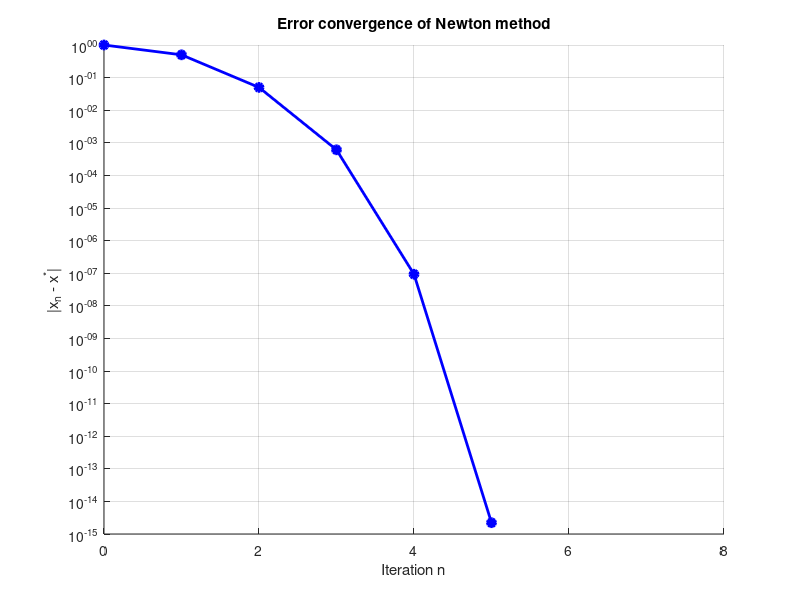

Source code (MATLAB):
%% Newton method: error convergence
% g(x) = x^2 - 4

clear; clc; close all;

%% Newton map
f = @(x) 0.5*(x + 4./x);

%% Exact solution
x_exact = 2;

%% Iteration
N = 8;
x = zeros(N+1,1);
x(1) = 1;

for n = 1:N
    x(n+1) = f(x(n));
end

%% Error
err = abs(x - x_exact);

%% Plot error
figure; hold on; grid on
semilogy(0:N, err, 'bo-', 'LineWidth', 2, 'MarkerFaceColor','b')

xlabel('Iteration n')
ylabel('|x_n - x^*|')
title('Error convergence of Newton method')
